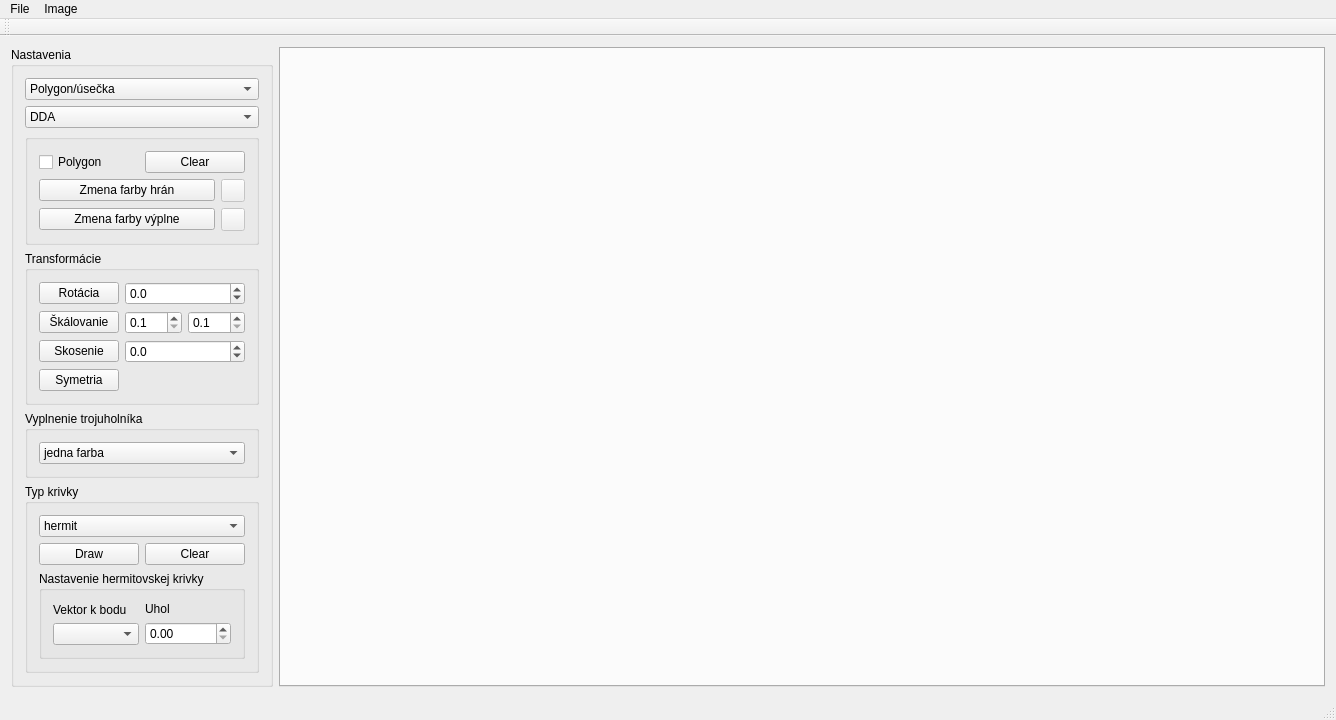
<?xml version="1.0" encoding="UTF-8"?>
<ui version="4.0">
 <class>ImageViewerClass</class>
 <widget class="QMainWindow" name="ImageViewerClass">
  <property name="enabled">
   <bool>true</bool>
  </property>
  <property name="geometry">
   <rect>
    <x>0</x>
    <y>0</y>
    <width>1336</width>
    <height>647</height>
   </rect>
  </property>
  <property name="windowTitle">
   <string>ImageViewer</string>
  </property>
  <widget class="QWidget" name="centralWidget">
   <layout class="QHBoxLayout" name="horizontalLayout">
    <item>
     <widget class="QGroupBox" name="groupBox">
      <property name="title">
       <string>Nastavenia</string>
      </property>
      <layout class="QVBoxLayout" name="verticalLayout_2">
       <item>
        <widget class="QComboBox" name="mode">
         <item>
          <property name="text">
           <string>Polygon/úsečka</string>
          </property>
         </item>
         <item>
          <property name="text">
           <string>Krivka</string>
          </property>
         </item>
        </widget>
       </item>
       <item>
        <widget class="QComboBox" name="comboBox">
         <item>
          <property name="text">
           <string>DDA</string>
          </property>
         </item>
         <item>
          <property name="text">
           <string>Bresenham</string>
          </property>
         </item>
        </widget>
       </item>
       <item>
        <widget class="QGroupBox" name="poly">
         <property name="title">
          <string/>
         </property>
         <layout class="QVBoxLayout" name="verticalLayout">
          <item>
           <layout class="QHBoxLayout" name="horizontalLayout_3">
            <item>
             <widget class="QCheckBox" name="polygon">
              <property name="text">
               <string>Polygon</string>
              </property>
             </widget>
            </item>
            <item>
             <widget class="QPushButton" name="Clear">
              <property name="text">
               <string>Clear</string>
              </property>
             </widget>
            </item>
           </layout>
          </item>
          <item>
           <layout class="QHBoxLayout" name="horizontalLayout_2">
            <item>
             <widget class="QPushButton" name="color">
              <property name="text">
               <string>Zmena farby hrán</string>
              </property>
             </widget>
            </item>
            <item>
             <widget class="QToolButton" name="farba">
              <property name="enabled">
               <bool>false</bool>
              </property>
              <property name="text">
               <string/>
              </property>
             </widget>
            </item>
           </layout>
          </item>
          <item>
           <layout class="QHBoxLayout" name="horizontalLayout_5">
            <item>
             <widget class="QPushButton" name="vypln">
              <property name="text">
               <string>Zmena farby výplne</string>
              </property>
             </widget>
            </item>
            <item>
             <widget class="QToolButton" name="farba2">
              <property name="enabled">
               <bool>false</bool>
              </property>
              <property name="text">
               <string/>
              </property>
             </widget>
            </item>
           </layout>
          </item>
         </layout>
        </widget>
       </item>
       <item>
        <widget class="QGroupBox" name="transform">
         <property name="title">
          <string>Transformácie</string>
         </property>
         <layout class="QFormLayout" name="formLayout">
          <item row="0" column="0">
           <widget class="QPushButton" name="rot">
            <property name="text">
             <string>Rotácia</string>
            </property>
           </widget>
          </item>
          <item row="1" column="0">
           <widget class="QPushButton" name="sca">
            <property name="text">
             <string>Škálovanie</string>
            </property>
           </widget>
          </item>
          <item row="1" column="1">
           <layout class="QHBoxLayout" name="horizontalLayout_4">
            <item>
             <widget class="QDoubleSpinBox" name="sca_x">
              <property name="decimals">
               <number>1</number>
              </property>
              <property name="minimum">
               <double>0.100000000000000</double>
              </property>
              <property name="value">
               <double>0.100000000000000</double>
              </property>
             </widget>
            </item>
            <item>
             <widget class="QDoubleSpinBox" name="sca_y">
              <property name="decimals">
               <number>1</number>
              </property>
              <property name="minimum">
               <double>0.100000000000000</double>
              </property>
              <property name="value">
               <double>0.100000000000000</double>
              </property>
             </widget>
            </item>
           </layout>
          </item>
          <item row="2" column="0">
           <widget class="QPushButton" name="sko">
            <property name="text">
             <string>Skosenie</string>
            </property>
           </widget>
          </item>
          <item row="3" column="0">
           <widget class="QPushButton" name="sym">
            <property name="text">
             <string>Symetria</string>
            </property>
           </widget>
          </item>
          <item row="2" column="1">
           <widget class="QDoubleSpinBox" name="sko_spin">
            <property name="decimals">
             <number>1</number>
            </property>
            <property name="minimum">
             <double>-20.000000000000000</double>
            </property>
            <property name="maximum">
             <double>20.000000000000000</double>
            </property>
            <property name="value">
             <double>0.000000000000000</double>
            </property>
           </widget>
          </item>
          <item row="0" column="1">
           <widget class="QDoubleSpinBox" name="rot_spin">
            <property name="decimals">
             <number>1</number>
            </property>
            <property name="minimum">
             <double>-360.000000000000000</double>
            </property>
            <property name="maximum">
             <double>360.000000000000000</double>
            </property>
           </widget>
          </item>
         </layout>
        </widget>
       </item>
       <item>
        <widget class="QGroupBox" name="fill">
         <property name="title">
          <string>Vyplnenie trojuholníka</string>
         </property>
         <layout class="QHBoxLayout" name="horizontalLayout_6">
          <item>
           <widget class="QComboBox" name="comboBox_2">
            <item>
             <property name="text">
              <string>jedna farba</string>
             </property>
            </item>
            <item>
             <property name="text">
              <string>najbližší sused</string>
             </property>
            </item>
            <item>
             <property name="text">
              <string>barycentrická interpolácia</string>
             </property>
            </item>
           </widget>
          </item>
         </layout>
        </widget>
       </item>
       <item>
        <widget class="QGroupBox" name="krivky">
         <property name="title">
          <string>Typ krivky</string>
         </property>
         <layout class="QVBoxLayout" name="verticalLayout_3">
          <item>
           <widget class="QComboBox" name="krivka">
            <item>
             <property name="text">
              <string>hermit</string>
             </property>
            </item>
            <item>
             <property name="text">
              <string>bezier</string>
             </property>
            </item>
            <item>
             <property name="text">
              <string>ta tretia</string>
             </property>
            </item>
           </widget>
          </item>
          <item>
           <layout class="QHBoxLayout" name="horizontalLayout_7">
            <item>
             <widget class="QPushButton" name="kresli">
              <property name="text">
               <string>Draw</string>
              </property>
             </widget>
            </item>
            <item>
             <widget class="QPushButton" name="Clear2">
              <property name="text">
               <string>Clear</string>
              </property>
             </widget>
            </item>
           </layout>
          </item>
          <item>
           <widget class="QGroupBox" name="hermit">
            <property name="title">
             <string>Nastavenie hermitovskej krivky</string>
            </property>
            <layout class="QHBoxLayout" name="horizontalLayout_8">
             <item>
              <layout class="QVBoxLayout" name="verticalLayout_4">
               <item>
                <widget class="QLabel" name="label">
                 <property name="text">
                  <string>Vektor k bodu</string>
                 </property>
                </widget>
               </item>
               <item>
                <widget class="QComboBox" name="bod"/>
               </item>
              </layout>
             </item>
             <item>
              <layout class="QVBoxLayout" name="verticalLayout_5">
               <item>
                <widget class="QLabel" name="label_2">
                 <property name="text">
                  <string>Uhol</string>
                 </property>
                </widget>
               </item>
               <item>
                <widget class="QDoubleSpinBox" name="uhol"/>
               </item>
              </layout>
             </item>
            </layout>
           </widget>
          </item>
         </layout>
        </widget>
       </item>
       <item>
        <spacer name="verticalSpacer">
         <property name="orientation">
          <enum>Qt::Vertical</enum>
         </property>
         <property name="sizeHint" stdset="0">
          <size>
           <width>20</width>
           <height>40</height>
          </size>
         </property>
        </spacer>
       </item>
      </layout>
     </widget>
    </item>
    <item>
     <widget class="QTabWidget" name="tabWidget">
      <property name="documentMode">
       <bool>false</bool>
      </property>
      <property name="tabsClosable">
       <bool>true</bool>
      </property>
      <property name="movable">
       <bool>true</bool>
      </property>
     </widget>
    </item>
   </layout>
  </widget>
  <widget class="QMenuBar" name="menuBar">
   <property name="geometry">
    <rect>
     <x>0</x>
     <y>0</y>
     <width>1336</width>
     <height>22</height>
    </rect>
   </property>
   <widget class="QMenu" name="menuFile">
    <property name="title">
     <string>File</string>
    </property>
    <addaction name="actionNew"/>
    <addaction name="actionOpen"/>
    <addaction name="actionSave_as"/>
   </widget>
   <widget class="QMenu" name="menuImage">
    <property name="title">
     <string>Image</string>
    </property>
    <addaction name="actionRename"/>
    <addaction name="actionClear"/>
    <addaction name="actionSet_background_color"/>
   </widget>
   <addaction name="menuFile"/>
   <addaction name="menuImage"/>
  </widget>
  <widget class="QToolBar" name="mainToolBar">
   <attribute name="toolBarArea">
    <enum>TopToolBarArea</enum>
   </attribute>
   <attribute name="toolBarBreak">
    <bool>false</bool>
   </attribute>
  </widget>
  <widget class="QStatusBar" name="statusBar"/>
  <action name="actionNew">
   <property name="text">
    <string>New</string>
   </property>
  </action>
  <action name="actionOpen">
   <property name="text">
    <string>Open</string>
   </property>
  </action>
  <action name="actionSave_as">
   <property name="text">
    <string>Save as</string>
   </property>
  </action>
  <action name="actionRename">
   <property name="text">
    <string>Rename</string>
   </property>
  </action>
  <action name="actionClear">
   <property name="text">
    <string>Clear</string>
   </property>
  </action>
  <action name="actionSet_background_color">
   <property name="text">
    <string>Set background color</string>
   </property>
  </action>
 </widget>
 <layoutdefault spacing="6" margin="11"/>
 <resources>
  <include location="ImageViewer.qrc"/>
 </resources>
 <connections/>
</ui>
